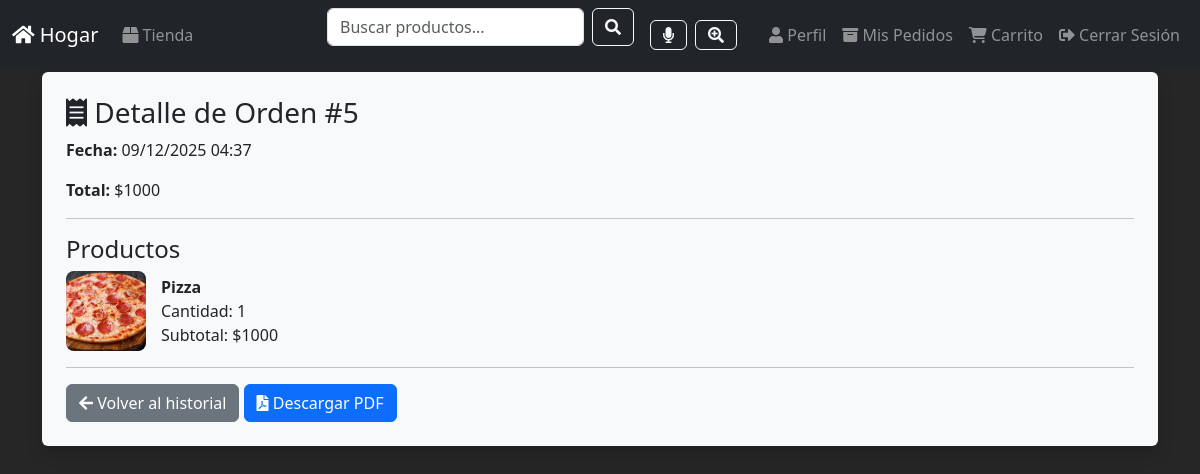
The app's page /orden/5/ (signed in), older data.
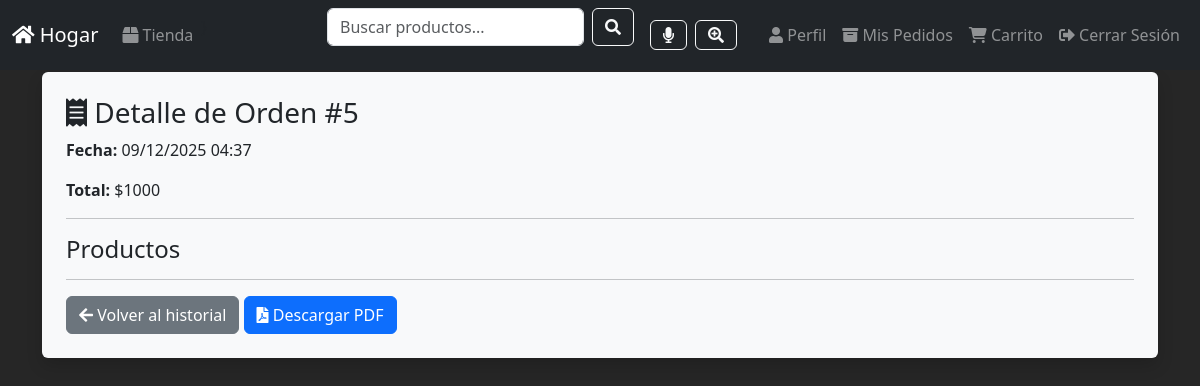
The same page, newer data.
### core/models.py (models this page shows, shortened)
class OrderItem(models.Model):
    order = models.ForeignKey(Order, related_name="items", on_delete=models.CASCADE)
    producto = models.ForeignKey(Productos, on_delete=models.CASCADE)
    cantidad = models.IntegerField()
    precio_unitario = models.IntegerField()
    def total(self):
        return self.cantidad * self.precio_unitario

class Productos(models.Model):
    id_producto = models.AutoField(primary_key=True)
    nombre = models.CharField(max_length=150)
    marca = models.CharField(max_length=120, blank=True, null=True)
    descripcion = models.TextField(blank=True, null=True)
    precio = models.DecimalField(max_digits=10, decimal_places=2)
    stock = models.IntegerField()
    categoria = models.ForeignKey(
        Categoria,
        on_delete=models.SET_NULL,
        null=True,
        blank=True,
        related_name='productos'
    )
    imagen_uno = models.ImageField(upload_to='productos/', blank=True, null=True)
    imagen_dos = models.ImageField(upload_to='productos/', blank=True, null=True)
    fecha_creacion = models.DateTimeField(auto_now_add=True)
    activo = models.BooleanField(default=True)
    class Meta:
        db_table = 'productos'

### core/views.py (the view)
# urls.py: path("orden/<int:id>/", views.detalle_orden, name="detalle_orden"),
def detalle_orden(request, id):
    order = get_object_or_404(Order, id=id, user=request.user)
    return render(request, "detalle_orden.html", {
        "order": order
    })

### core/templates/detalle_orden.html (shortened to what this page needs)
{% load static %}
{% include 'plantillas/dame_head.html' %}
{% include 'plantillas/navbar.html' %}
<body>
<div class="container mt-5 pt-4">
    <div class="bg-light p-4 rounded shadow">
        <h3>
            <i class="fas fa-receipt"></i> Detalle de Orden #{{ order.id }}
        </h3>
        <p><strong>Fecha:</strong> {{ order.created_at|date:"d/m/Y H:i" }}</p>
        <p><strong>Total:</strong> ${{ order.total }}</p>
        <hr>
        <h4>Productos</h4>
        {% for item in order.items.all %}
            <div class="d-flex align-items-center mb-3">
                <img src="{{ item.producto.imagen_uno.url }}"
                     style="width:80px;height:80px;object-fit:cover;border-radius:8px;margin-right:15px;">
                <div>
                    <strong>{{ item.producto.nombre }}</strong><br>
                    Cantidad: {{ item.cantidad }}<br>
                    Subtotal: ${{ item.total }}
                </div>
            </div>
        {% endfor %}
        <hr>
        <a href="{% url 'mis_pedidos' %}" class="btn btn-secondary">
            <i class="fas fa-arrow-left"></i> Volver al historial
        </a>
        <a href="{% url 'descargar_comprobante' order.id %}" class="btn btn-primary">
            <i class="fas fa-file-pdf"></i> Descargar PDF
        </a>
    </div>
</div>
</body>
</html>

Row changes from the older to the newer data that the page shows:
removed OrderItem: producto.imagen_uno (picture), producto.nombre "Pizza", cantidad "1", total "1000"
